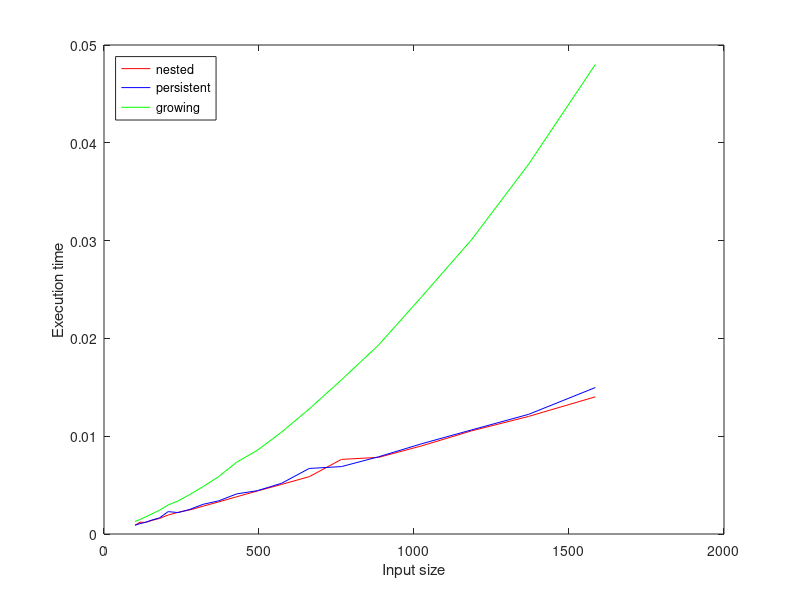

The MATLAB source for this figure:
function StackDemo()
    %demonstrates how nested function invocation is unacceptably slow.
    
    sizes = round(logspace(2, 3.2, 20));
        
    timesNested = zeros(size(sizes));
    timesPersistent = zeros(size(sizes));
    timesGrow = zeros(size(sizes));
    
    for i = 1:numel(sizes)
        disp(sizes(i));

        %time the nested stack -- how a stack would be implemented if its
        %speed was at all acceptable.
        [push, pop] = nestedStack();
        timesNested(i) = testStack(push, pop, sizes(i), sizes(i));
        
        %What happens when the stack is stored in a persistent, instead of
        %externally scoped variable. This is unusable for general purposes
        %because now there can only be one stack at a time.
        [push, pop] = persistentStack();
        a = cputime();
        testStack(push, pop, sizes(i), 0);
        timesPersistent(i) = testStack(push, pop, sizes(i), sizes(i));
        
        %What happens when the stack is stored in a persistent, instead of
        %externally scoped variable. This is unusable for general purposes
        %because now there can only be one stack at a time.
        [push, pop] = growStack();
        timesGrow(i) = testStack(push, pop, sizes(i), sizes(i));
    end
    
    %plot the results.
    plot(sizes, timesNested, 'r-', sizes, timesPersistent, 'b-', sizes, timesGrow, 'g-');
    xlabel('Input size');
    ylabel('Execution time');
    legend('nested', 'persistent', 'growing', 'Location', 'NorthWest');
end

function [time, timePush, timePop] = testStack(push, pop, n, m)
    a = cputime();
    for i = 1:n
        push(n);
    end
    timePush = cputime() - a;
    for i = 1:m
        pop();
    end
    timePop = cputime() - a - timePush;
    time = timePush + timePop;
end

function [pushFn, popFn] = nestedStack()
    %implement a stack using nested functions.
    stack = {};
    
    pushFn = @push;
    popFn = @pop;
    
    function push(what)
        stack = {what stack};
    end

    function what = pop()
        if isempty(stack)
            what = [];
            stack = {};
        else
            what = stack{1};
            stack = stack{2};
        end
    end
end

function [pushFn, popFn] = growStack()
%implement a stack using nested functions.
stack = {};
pushFn = @push;
popFn = @pop;
    function push(what)
        stack = [what stack];
    end
    function what = pop()
        if isempty(stack)
            what = [];
            stack = {};
        else
            what = stack{1};
            stack = stack(2:end);
        end
    end
end

function [pushFn, popFn] = persistentStack()
    %same as above ut the stack is in a persistent var. 
    %NO GOOD FOR ACTUAL USE since you cannot have more than one stack this way.
    
    persistent stack;
    
    pushFn = @push;
    popFn = @pop;
    
    function push(what)
        stack = {what stack};
    end

    function what = pop()
        if isempty(stack)
            what = [];
            stack = {};
        else
            what = stack{1};
            stack = stack{2};
        end
    end
end